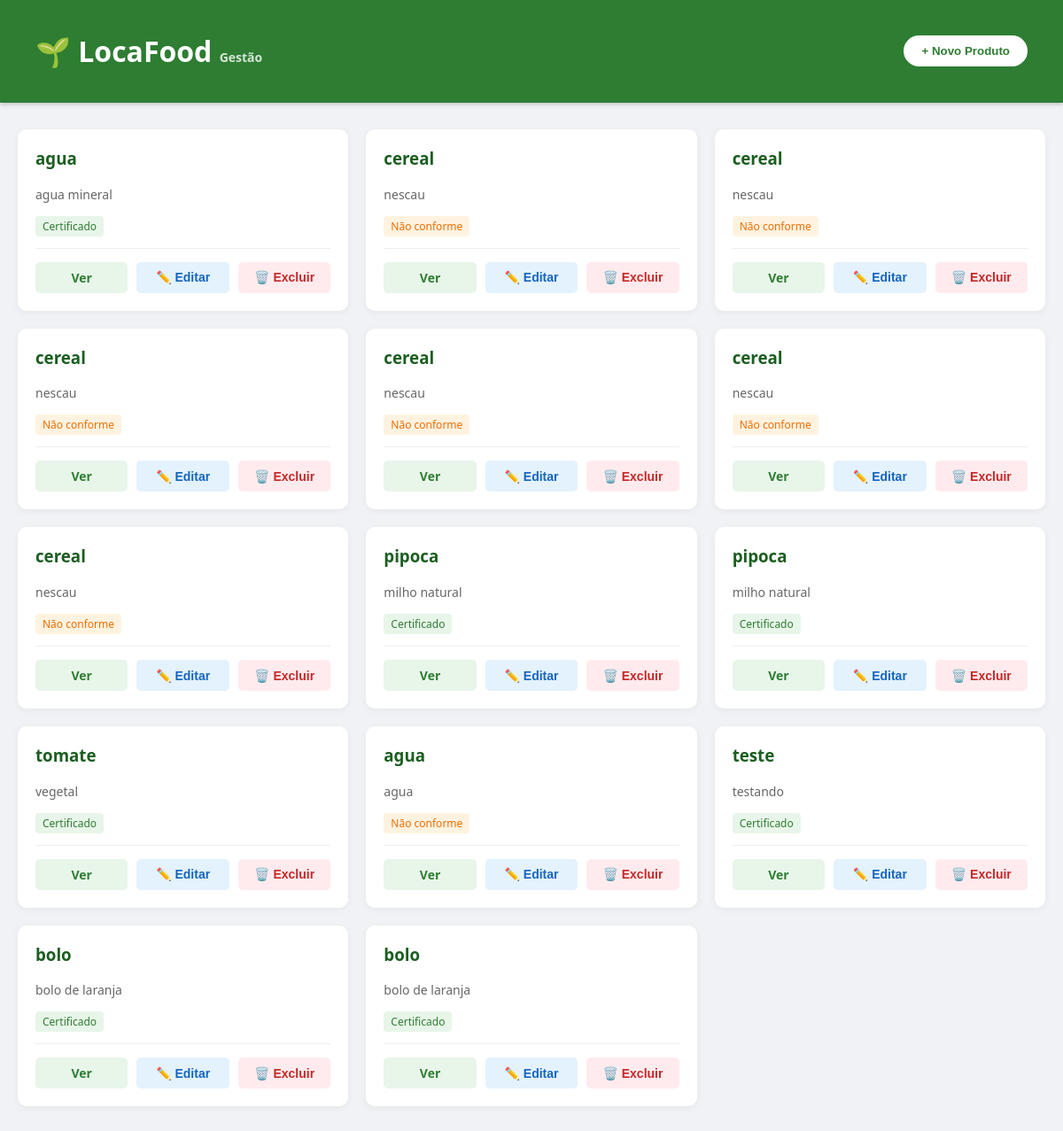
Page /api/catalogo/ on the earlier database version.
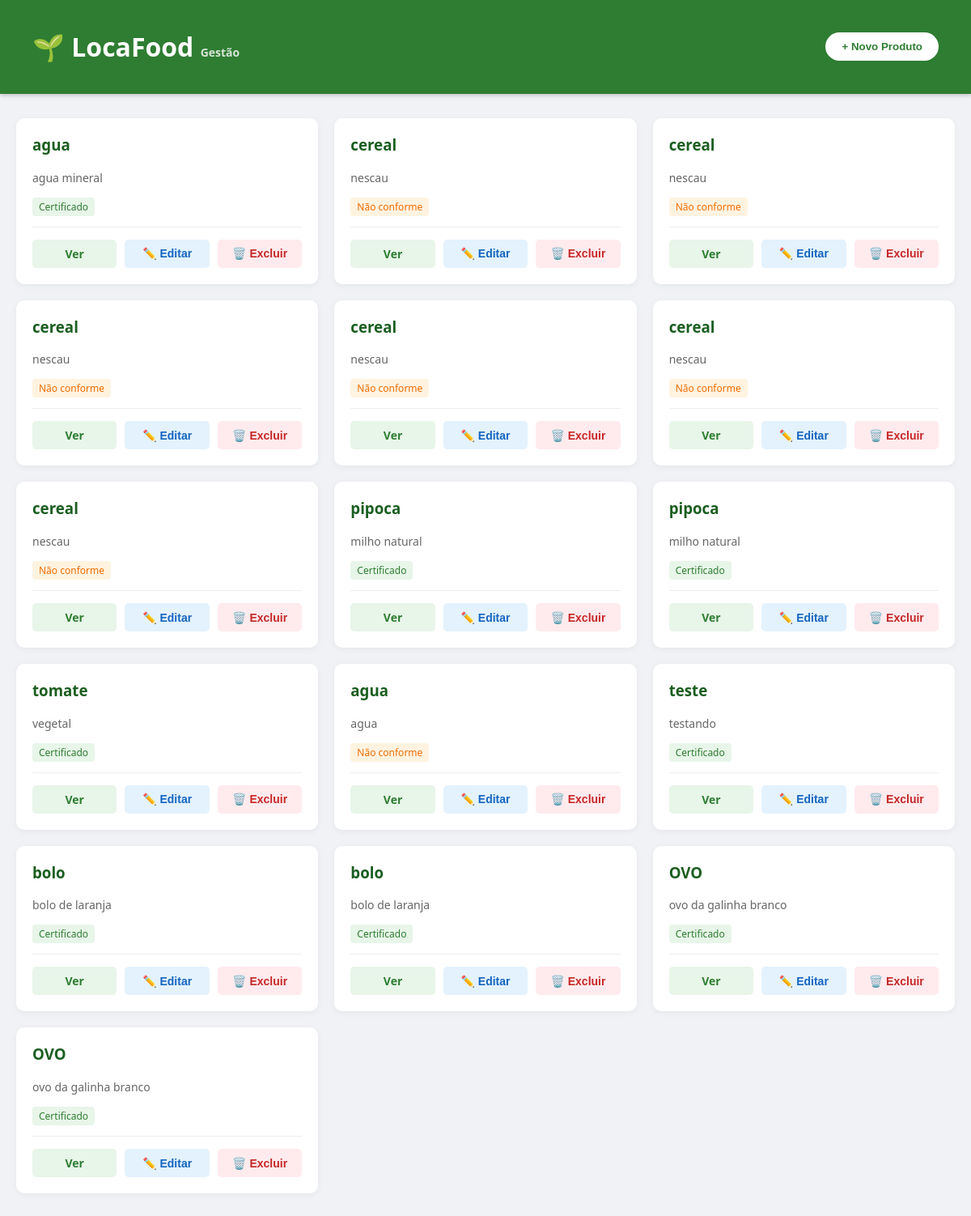
Same page on the later database version.
### products/models.py (models this page shows, shortened)
class Produtos(models.Model):
    nome = models.CharField(max_length=255)
    dono = models.ForeignKey(settings.AUTH_USER_MODEL, on_delete=models.CASCADE)
    descricao = models.TextField()
    arquivo_certificacao = models.FileField(upload_to='certificados/', blank=True, null=True)
    certificado = models.BooleanField(default=False)
    qr_code = models.ImageField(upload_to='qrcodes/', blank=True)

### products/views.py (the view, shortened to what this page needs)
# urls.py: path('catalogo/', lista_produtos, name='lista_produtos'),
def lista_produtos(request):
    produtos = Produtos.objects.all()
    form = ProdutoForm()
    return render(request, 'products/lista_produtos.html', {
        'produtos': produtos,
        'form': form
    })

### products/templates/products/lista_produtos.html (shortened to what this page needs)
<!DOCTYPE html>
<html lang="pt-br">
<head>
</head>
<body>
    <div class="navbar">
        <h1>🌱 LocaFood <small style="font-size: 14px; opacity: 0.8;">Gestão</small></h1>
        <button onclick="openModal('modal-novo')" class="btn-add">+ Novo Produto</button>
    </div>
    <div class="container">
        <div class="products-grid">
            {% for produto in produtos %}
            <div class="card">
                <div>
                    <h3>{{ produto.nome }}</h3>
                    <p style="color: #666; font-size: 14px;">{{ produto.descricao }}</p>
                    {% if produto.certificado %}
                        <span style="background:#e8f5e9; color:#2e7d32; padding:3px 8px; border-radius:4px; font-size:12px;">Certificado</span>
                    {% else %}
                        <span style="background:#fff3e0; color:#ef6c00; padding:3px 8px; border-radius:4px; font-size:12px;">Não conforme</span>
                    {% endif %}
                </div>
                <div class="card-actions">
                    <a href="{% url 'produto_publico' produto.id %}" class="btn-sm btn-view" target="_blank">Ver</a>
                    <button onclick="openModal('modal-editar-{{ produto.id }}')" class="btn-sm btn-edit">✏️ Editar</button>
                    <button onclick="openModal('modal-excluir-{{ produto.id }}')" class="btn-sm btn-del">🗑️ Excluir</button>
                </div>
            </div>
            {% endfor %}
        </div>
    </div>
</body>
</html>

Differences in the rows shown:
added Produtos: nome "OVO", descricao "ovo da galinha branco", certificado "Certificado"
added Produtos: nome "OVO", descricao "ovo da galinha branco", certificado "Certificado"
